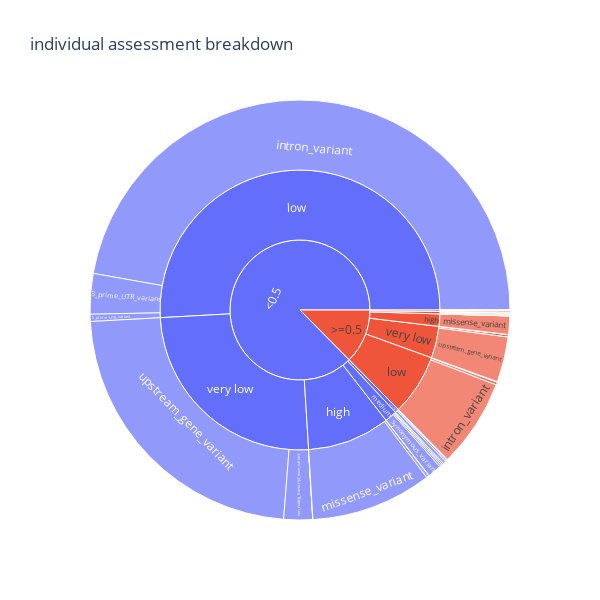

Notebook code for this chart:
### Markdown cell above
### Estimated beta vs vep score

### Code cell
_data = (
    data.filter(pl.col("studyType") == "gwas")
    .group_by(pl.col("vepScoreClass"), pl.col("estBetaClass"))
    .agg(pl.len().alias("count"), pl.col("normalisedScore").first().alias("normalisedScore"))
    .select(
        "vepScoreClass",
        "estBetaClass",
        "count",
        "normalisedScore",
        ((pl.col("count") / pl.col("count").sum().over("estBetaClass")) * 100).round(2).alias("%"),
    )
)
print(_data.sort("estBetaClass", "normalisedScore"))
fig = plt.figure(figsize=(8, 3))
est_beta_classes = _data.select("estBetaClass").unique().to_series().to_list()
for idx, n in enumerate(est_beta_classes):
    ax = fig.add_subplot(1, 3, idx + 1)
    ax.set_title(f"estBetaClass = {n}")
    d = (
        _data.filter(pl.col("estBetaClass") == n)
        .select("count", "vepScoreClass", "normalisedScore")
        .sort("normalisedScore")
    )
    x = d.select("count").to_series().to_numpy()
    labels = (
        d.select(pl.concat_str(pl.col("vepScoreClass"), pl.col("normalisedScore").round(3), separator=" - "))
        .to_series()
        .to_list()
    )
    ax.pie(
        x=x,
        counterclock=False,
        autopct="%1.1f%%",
        pctdistance=1.25,
        labeldistance=0.6,
        explode=(0.05,) * len(x),
        radius=1.0,
        startangle=180,
    )


fig.legend(
    labels=labels,
    loc="upper left",
    bbox_to_anchor=(1.2, 1),
    bbox_transform=ax.transAxes,
)
fig.suptitle(
    "95 credible set GWAS lead variants with PIP >= 0.9 classified by abs(estimated beta) and VEP score", y=1.05
)
plt.margins(0, 0)
plt.tight_layout()
plt.show()

fig = px.sunburst(
    data.filter(pl.col("studyType") == "gwas"),
    path=["estBetaClass", "vepScoreClass", "assessment"],
    title="individual assessment breakdown",
    height=600,
    width=600,
)
fig.show()

### Figure 1 — Plotly figure (JSON) as saved in the notebook; plotly's stock layout.template omitted (floating-point values rounded to 4 significant figures)
{"data": [{"branchvalues": "total", "domain": {"x": [0, 1], "y": [0, 1]}, "hovertemplate": "labels=%{label}<br>count=%{value}<br>parent=%{parent}<br>id=%{id}<extra></extra>", "ids": ["<0.5/low/3_prime_UTR_variant", ">=0.5/low/3_prime_UTR_variant", "<0.5/low/5_prime_UTR_variant", ">=0.5/low/5_prime_UTR_variant", "<0.5/very low/downstream_gene_variant", ">=0.5/very low/downstream_gene_variant", "<0.5/very high/frameshift_variant", ">=0.5/very high/frameshift_variant", "<0.5/high/inframe_deletion", ">=0.5/high/inframe_deletion", "<0.5/high/inframe_insertion", ">=0.5/high/inframe_insertion", "<0.5/very low/intergenic_variant", ">=0.5/very low/intergenic_variant", "<0.5/low/intron_variant", ">=0.5/low/intron_variant", "<0.5/very low/mature_miRNA_variant", "<0.5/high/missense_variant", ">=0.5/high/missense_variant", "<0.5/very low/non_coding_transcript_exon_variant", ">=0.5/very low/non_coding_transcript_exon_variant", "<0.5/very high/splice_acceptor_variant", ">=0.5/very high/splice_acceptor_variant", "<0.5/high/splice_donor_5th_base_variant", ">=0.5/high/splice_donor_5th_base_variant", "<0.5/medium/splice_donor_region_variant", ">=0.5/medium/splice_donor_region_variant", "<0.5/very high/splice_donor_variant", ">=0.5/very high/splice_donor_variant", "<0.5/medium/splice_polypyrimidine_tract_variant", ">=0.5/medium/splice_polypyrimidine_tract_variant", "<0.5/medium/splice_region_variant", ">=0.5/medium/splice_region_variant", "<0.5/very high/start_lost", ">=0.5/very high/start_lost", "<0.5/very high/stop_gained", ">=0.5/very high/stop_gained", ">=0.5/very high/stop_lost", ">=0.5/medium/stop_retained_variant", "<0.5/medium/synonymous_variant", ">=0.5/medium/synonymous_variant", "<0.5/very low/upstream_gene_variant", ">=0.5/very low/upstream_gene_variant", "<0.5/high", ">=0.5/high", "<0.5/low", ">=0.5/low", "<0.5/medium", ">=0.5/medium", "<0.5/very high", ">=0.5/very high", "<0.5/very low", ">=0.5/very low", "<0.5", ">=0.5"], "labels": ["3_prime_UTR_variant", "3_prime_UTR_variant", "5_prime_UTR_variant", "5_prime_UTR_variant", "downstream_gene_variant", "downstream_gene_variant", "frameshift_variant", "frameshift_variant", "inframe_deletion", "inframe_deletion", "inframe_insertion", "inframe_insertion", "intergenic_variant", "intergenic_variant", "intron_variant", "intron_variant", "mature_miRNA_variant", "missense_variant", "missense_variant", "non_coding_transcript_exon_variant", "non_coding_transcript_exon_variant", "splice_acceptor_variant", "splice_acceptor_variant", "splice_donor_5th_base_variant", "splice_donor_5th_base_variant", "splice_donor_region_variant", "splice_donor_region_variant", "splice_donor_variant", "splice_donor_variant", "splice_polypyrimidine_tract_variant", "splice_polypyrimidine_tract_variant", "splice_region_variant", "splice_region_variant", "start_lost", "start_lost", "stop_gained", "stop_gained", "stop_lost", "stop_retained_variant", "synonymous_variant", "synonymous_variant", "upstream_gene_variant", "upstream_gene_variant", "high", "high", "low", "low", "medium", "medium", "very high", "very high", "very low", "very low", "<0.5", ">=0.5"], "name": "", "parents": ["<0.5/low", ">=0.5/low", "<0.5/low", ">=0.5/low", "<0.5/very low", ">=0.5/very low", "<0.5/very high", ">=0.5/very high", "<0.5/high", ">=0.5/high", "<0.5/high", ">=0.5/high", "<0.5/very low", ">=0.5/very low", "<0.5/low", ">=0.5/low", "<0.5/very low", "<0.5/high", ">=0.5/high", "<0.5/very low", ">=0.5/very low", "<0.5/very high", ">=0.5/very high", "<0.5/high", ">=0.5/high", "<0.5/medium", ">=0.5/medium", "<0.5/very high", ">=0.5/very high", "<0.5/medium", ">=0.5/medium", "<0.5/medium", ">=0.5/medium", "<0.5/very high", ">=0.5/very high", "<0.5/very high", ">=0.5/very high", ">=0.5/very high", ">=0.5/medium", "<0.5/medium", ">=0.5/medium", "<0.5/very low", ">=0.5/very low", "<0.5", ">=0.5", "<0.5", ">=0.5", "<0.5", ">=0.5", "<0.5", ">=0.5", "<0.5", ">=0.5", "", ""], "type": "sunburst", "values": [5565, 374, 994, 81, 4, 6, 221, 135, 33, 2, 4, 3, 1, 4, 84427, 12162, 22, 16687, 2533, 3960, 327, 17, 9, 379, 10, 196, 16, 128, 160, 205, 36, 245, 58, 7, 10, 424, 174, 2, 1, 1878, 191, 40915, 6232, 17103, 2548, 90986, 12617, 2524, 302, 797, 490, 44902, 6569, 156312, 22526]}], "layout": {"height": 600, "legend": {"tracegroupgap": 0}, "title": {"text": "individual assessment breakdown"}, "width": 600}}
